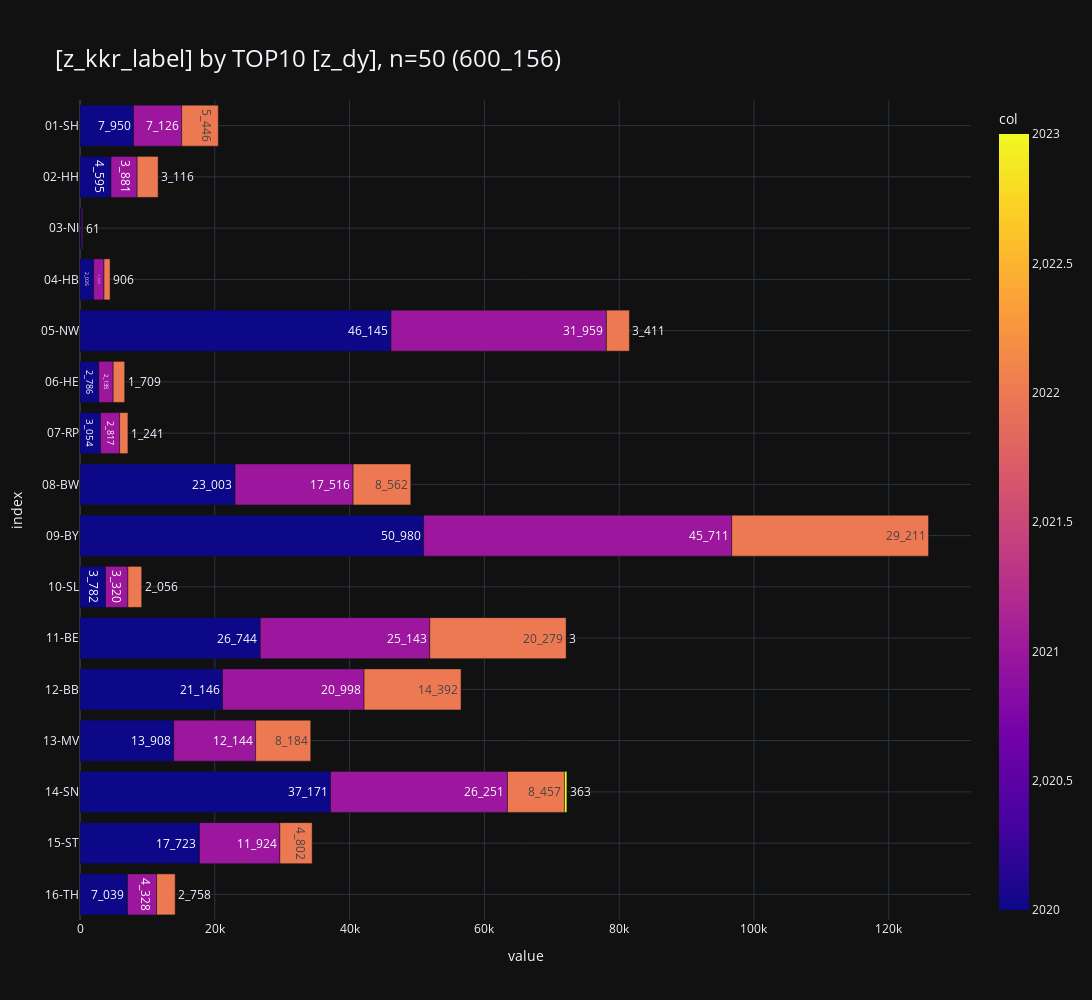

Notebook code cell kept with this figure:
### Code cell
_df = df_facets[
    [
        "z_kkr_label",
        "z_dy",
        "cnt",
    ]
]#.astype({"z_dy": str})

_ = pls.plot_stacked_bars(
    _df,
    # swap=True,
    orientation="h",
    # show_total=True,
    # normalize=True,
    # relative=True,
    height=1000,
    top_n_color=10,
    # sort_values_index=True,
    # sort_values_color=True,
    # top_n_index=5,
    # precision=2,
    # show_other=True,
    # top_n_index=2,
)
_

### Figure 1 — Plotly figure (JSON) as saved in the notebook; plotly's stock layout.template omitted (floating-point values rounded to 4 significant figures)
{"data": [{"alignmentgroup": "True", "hovertemplate": "value=%{x}<br>index=%{y}<br>cnt_str=%{text}<br>col=%{marker.color}<extra></extra>", "legendgroup": "", "marker": {"color": [2020, 2021, 2022, 2020, 2021, 2022, 2020, 2021, 2022, 2020, 2021, 2022, 2020, 2021, 2022, 2020, 2021, 2022, 2020, 2021, 2022, 2020, 2021, 2022, 2020, 2021, 2022, 2020, 2021, 2022, 2020, 2021, 2022, 2023, 2020, 2021, 2022, 2020, 2021, 2022, 2020, 2021, 2022, 2023, 2020, 2021, 2022, 2020, 2021, 2022], "coloraxis": "coloraxis", "pattern": {"shape": ""}}, "name": "", "offsetgroup": "", "orientation": "h", "showlegend": false, "text": ["7_950", "7_126", "5_446", "4_595", "3_881", "3_116", "211", "149", "61", "2_035", "1_525", "906", "46_145", "31_959", "3_411", "2_786", "2_135", "1_709", "3_054", "2_817", "1_241", "23_003", "17_516", "8_562", "50_980", "45_711", "29_211", "3_782", "3_320", "2_056", "26_744", "25_143", "20_279", "3", "21_146", "20_998", "14_392", "13_908", "12_144", "8_184", "37_171", "26_251", "8_457", "363", "17_723", "11_924", "4_802", "7_039", "4_328", "2_758"], "textposition": "auto", "type": "bar", "x": [7950, 7126, 5446, 4595, 3881, 3116, 211, 149, 61, 2035, 1525, 906, 46145, 31959, 3411, 2786, 2135, 1709, 3054, 2817, 1241, 23003, 17516, 8562, 50980, 45711, 29211, 3782, 3320, 2056, 26744, 25143, 20279, 3, 21146, 20998, 14392, 13908, 12144, 8184, 37171, 26251, 8457, 363, 17723, 11924, 4802, 7039, 4328, 2758], "xaxis": "x", "y": ["01-SH", "01-SH", "01-SH", "02-HH", "02-HH", "02-HH", "03-NI", "03-NI", "03-NI", "04-HB", "04-HB", "04-HB", "05-NW", "05-NW", "05-NW", "06-HE", "06-HE", "06-HE", "07-RP", "07-RP", "07-RP", "08-BW", "08-BW", "08-BW", "09-BY", "09-BY", "09-BY", "10-SL", "10-SL", "10-SL", "11-BE", "11-BE", "11-BE", "11-BE", "12-BB", "12-BB", "12-BB", "13-MV", "13-MV", "13-MV", "14-SN", "14-SN", "14-SN", "14-SN", "15-ST", "15-ST", "15-ST", "16-TH", "16-TH", "16-TH"], "yaxis": "y"}], "layout": {"barmode": "relative", "coloraxis": {"colorbar": {"title": {"text": "col"}}, "colorscale": [[0, "#0d0887"], [0.1111, "#46039f"], [0.2222, "#7201a8"], [0.3333, "#9c179e"], [0.4444, "#bd3786"], [0.5556, "#d8576b"], [0.6667, "#ed7953"], [0.7778, "#fb9f3a"], [0.8889, "#fdca26"], [1, "#f0f921"]]}, "height": 1000, "legend": {"title": {"text": "z_dy"}, "tracegroupgap": 0, "traceorder": "normal"}, "title": {"font": {"size": 24}, "text": "[z_kkr_label] by TOP10 [z_dy], n=50 (600_156)", "xanchor": "left", "y": 0.95, "yanchor": "top"}, "width": 2000, "xaxis": {"anchor": "y", "domain": [0, 1], "gridwidth": 1, "range": [0, 132200.0], "showgrid": true, "title": {"text": "value"}}, "yaxis": {"anchor": "x", "categoryarray": ["16-TH", "15-ST", "14-SN", "13-MV", "12-BB", "11-BE", "10-SL", "09-BY", "08-BW", "07-RP", "06-HE", "05-NW", "04-HB", "03-NI", "02-HH", "01-SH"], "categoryorder": "array", "domain": [0, 1], "gridwidth": 1, "showgrid": true, "title": {"text": "index"}}}}
